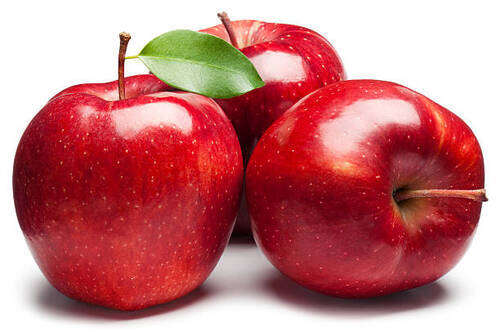
#> input picture fruit.jpg, 500 x 333 px
$ python vintage.py
#> lines starting #> are read from the running program, lines starting #| are printed output that depends on the picture
import cv2
import numpy as np
from matplotlib import pyplot as plt
im = cv2.imread('fruit.jpg')
#> im is the input picture: shape (333, 500, 3); mean B, G, R 124.5, 121.9, 196
rows, cols = im.shape[:2]
#> rows = 333; cols = 500

kernel_x = cv2.getGaussianKernel(cols, 200)
kernel_y = cv2.getGaussianKernel(rows, 200)
kernel = kernel_y * kernel_x.T
filter = 255 * kernel / np.linalg.norm(kernel)
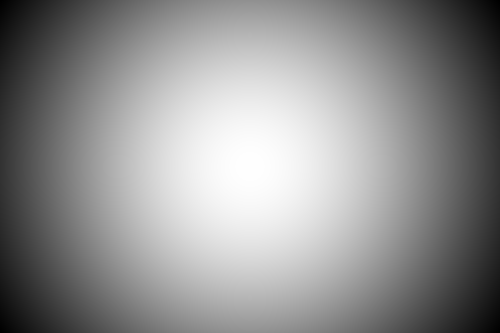
#> kernel: shape (333, 500) float64; min 2.76e-06, max 8.48e-06, mean 6.01e-06; drawn with min black and max white
vintage_im = np.copy(im)

for i in range(3):
    vintage_im[:, :, i] = vintage_im[:, :, i] * filter
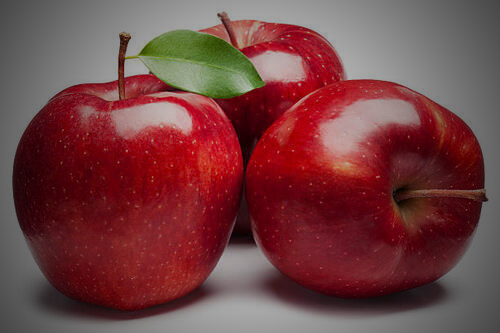
#> vintage_im: shape (333, 500, 3); mean B, G, R 67, 65.3, 115.6

plt.imshow(vintage_im)
plt.show()
